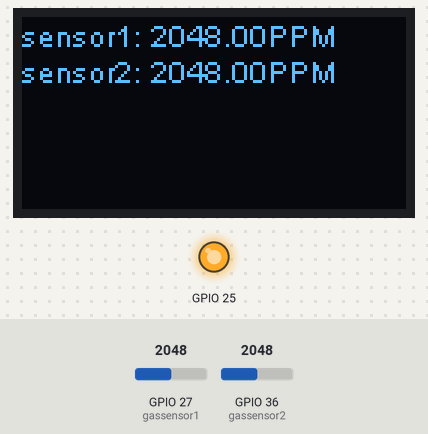
Recording of a sketch running on a simulated ESP32. On the bench: 128×64 one-colour display, output pins drawn as LEDs (lit = HIGH). The test bench sets the inputs (shaded band); at power-on: GPIO 27 (gassensor1) = 2048, GPIO 36 (gassensor2) = 2048. WiFi joins after 1.5 s; servers stay silent unless stated; uploads are accepted with an empty reply; what the sketch prints to the serial monitor is not drawn.

Above: at 12.2 s.
12.3 s: GPIO 27 (gassensor1) set to 1460
At 16.0 s:
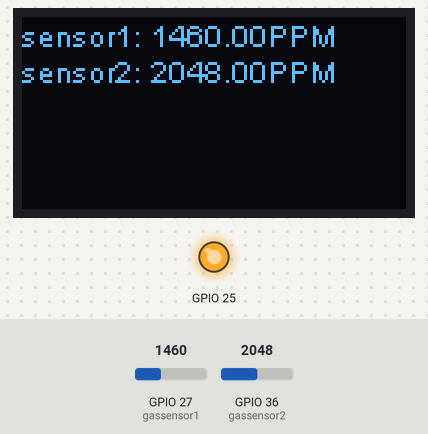
17.0 s: GPIO 36 (gassensor2) set to 2866
At 21.6 s:
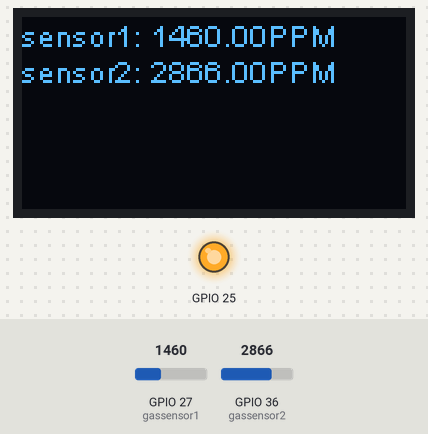
21.9 s: GPIO 27 (gassensor1) set to 1540
At 26.3 s:
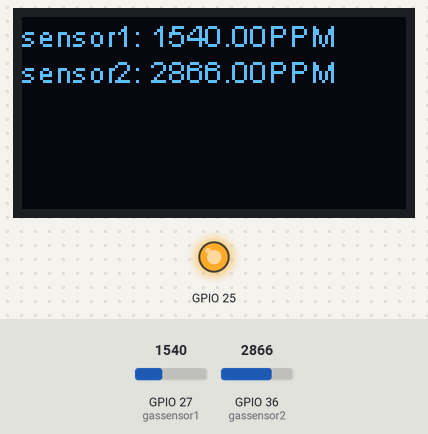
26.8 s: GPIO 36 (gassensor2) set to 3603
At 30.8 s:
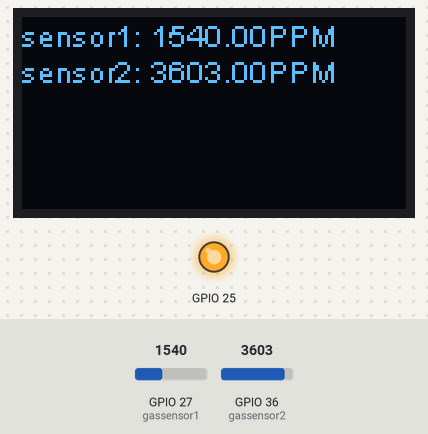
31.7 s: GPIO 36 (gassensor2) set to 3840
At 36.3 s:
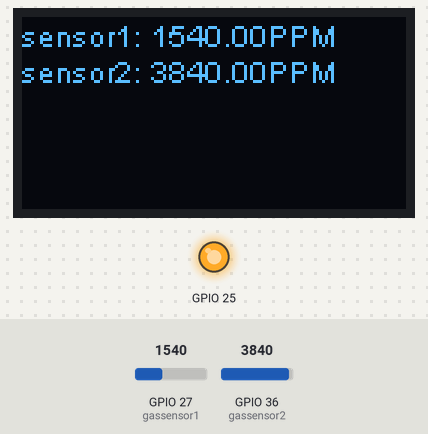
36.6 s: GPIO 27 (gassensor1) set to 1228
At 41.0 s:
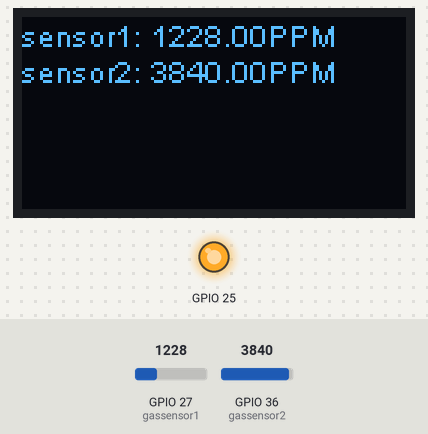
Timing chart, 0 to 42.4 s (numbered marks = the images above; inputs shaded):
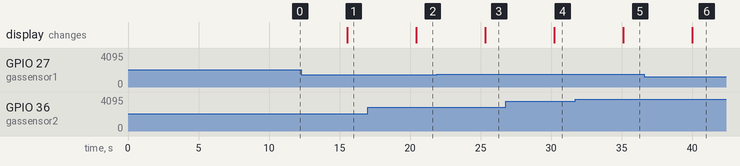

Measured:
- after the input at 12.3 s, the display: changes after 3.2 s (image 1)
- after the input at 17.0 s, the display: changes after 3.4 s (image 2)
- after the input at 21.9 s, the display: changes after 3.4 s (image 3)
- after the input at 26.8 s, the display: changes after 3.4 s (image 4)
- after the input at 31.7 s, the display: changes after 3.4 s (image 5)
- after the input at 36.6 s, the display: changes after 3.4 s (image 6)

The sketch:

Major_Team8.ino
```cpp
#include "Arduino.h"
#include <WiFi.h>
#include <HTTPClient.h>
#include <MQUnifiedsensor.h>
#include "heltec.h"

//----------------------------------------------------------------------------------------------------------------------------------------------------------
float gassensor1=27;
float gassensor2=36;
float S1=gassensor1;
float S2=gassensor2;


const char * ssid = "#201";
const char * password = "46464646";
String GOOGLE_SCRIPT_ID = "https://docs.google.com/document/d/1CAd0szxWRe8P57irR5amxzEGanI5m0rA_TJiPEKChBI/edit";


float currentS1 = 0.0;
float currentS2 = 0.0;

void displayReadingsOnOled() {

  String ALeakageDisplay ="sensor1: " + (String)currentS1 +  "PPM";
  String BLeakageDisplay ="sensor2: " + (String)currentS2 +  "PPM";

  // Clear the OLED screen
  Heltec.display->clear();
  // Prepare to display temperatureF
  Heltec.display->drawString(0, 0, ALeakageDisplay);
  // Prepare to display temperatureC
  Heltec.display->drawString(0, 12, BLeakageDisplay);
  // Display the readings
  Heltec.display->display();
}

  const int sendInterval = 50;
  WiFiClientSecure client;

//----------------------------------------------------------------------------------------------------------------------------------------------------------

void setup()

{
   Serial.begin(9600);


    // LED light on
   pinMode(LED,OUTPUT);
   digitalWrite(LED,HIGH);

    // Start Heltec specific LCD display

   Heltec.begin(true /*DisplayEnable Enable*/, false /*LoRa Enable*/, false /*Serial Enable*/);
   currentS1 = analogRead(gassensor1);
   currentS2 = analogRead(gassensor2);

   displayReadingsOnOled();

   // Network Setup
    delay(1000);
    WiFi.mode(WIFI_STA);
    WiFi.begin(ssid,password);
    Serial.print("Connecting to Wi-Fi");
    while (WiFi.status() !=WL_CONNECTED) {
    digitalWrite(2, LOW);
    delay(5000);
    Serial.print("*");
    digitalWrite(2,HIGH);
    delay(5000);
 }
 Serial.println("ok");


}


void loop()
{
    float S1 = analogRead(gassensor1);
    float S2 = analogRead(gassensor2);


    Serial.print("SENSOR2:");
    Serial.print(S2);
    Serial.println("ppm");
    Serial.print("SENSOR1:");
    Serial.print(S1);
    Serial.println("ppm");

 if ((S1>=0)&&(S2>=0))

  {
      if ((S2>S1)&&(S2>3800)){
      Serial.println("L1");

      currentS1 = S1;
      currentS2 = S2;
      displayReadingsOnOled();

      // write on network
       write_google_sheet("value1="+String(S1)+"&value2="+String(S2)+"&value3="+"L1");

      }
      else if ((S2>S1)&&(S2>1500)){
      Serial.println("L2");

      currentS1 = S1;
      currentS2 = S2;
      displayReadingsOnOled();

      // write on network
       write_google_sheet("value1="+String(S1)+"&value2="+String(S2)+"&value3="+"L2");
      }
      else if ((S1>S2)&&(S1>3800)){
      Serial.println("L4");

      currentS1 = S1;
      currentS2 = S2;
      displayReadingsOnOled();

      // write on network
       write_google_sheet("value1="+String(S1)+"&value2="+String(S2)+"&value3="+"L3");
      }
      else if ((S1>S2)&&(S1>1500)){
      Serial.println("L3");
      currentS1 = S1;
      currentS2 = S2;
      displayReadingsOnOled();

      // write on network
       write_google_sheet("value1="+String(S1)+"&value2="+String(S2)+"&value3="+"L4");
      }

  }

else  {
      Serial.println("NOLEAKAGE");

      currentS1 = S1;
      currentS2 = S2;
      displayReadingsOnOled();

      // write on network
       write_google_sheet("value1="+String(S1)+"&value2="+String(S2)+"&value3="+"NOlEAKAGE");

      }

delay(4500);
}

/////////////////////////////////////////////////
 void write_google_sheet(String params) {
  HTTPClient http;
  String url="https://script.google.com/macros/s/"+GOOGLE_SCRIPT_ID+"/exec?"+params;
  Serial.println(url);
  Serial.println("updating Leakage& Location Status");
  http.begin(url.c_str());
  http.setFollowRedirects(HTTPC_STRICT_FOLLOW_REDIRECTS);
  int httpCode = http.GET();
  Serial.print("HTTP Status Code: ");
  Serial.println(httpCode);

  String payload;
  if (httpCode > 0) {
      payload = http.getString();
      Serial.println("payload: "+payload);
  }
  http.end();

 }
```
